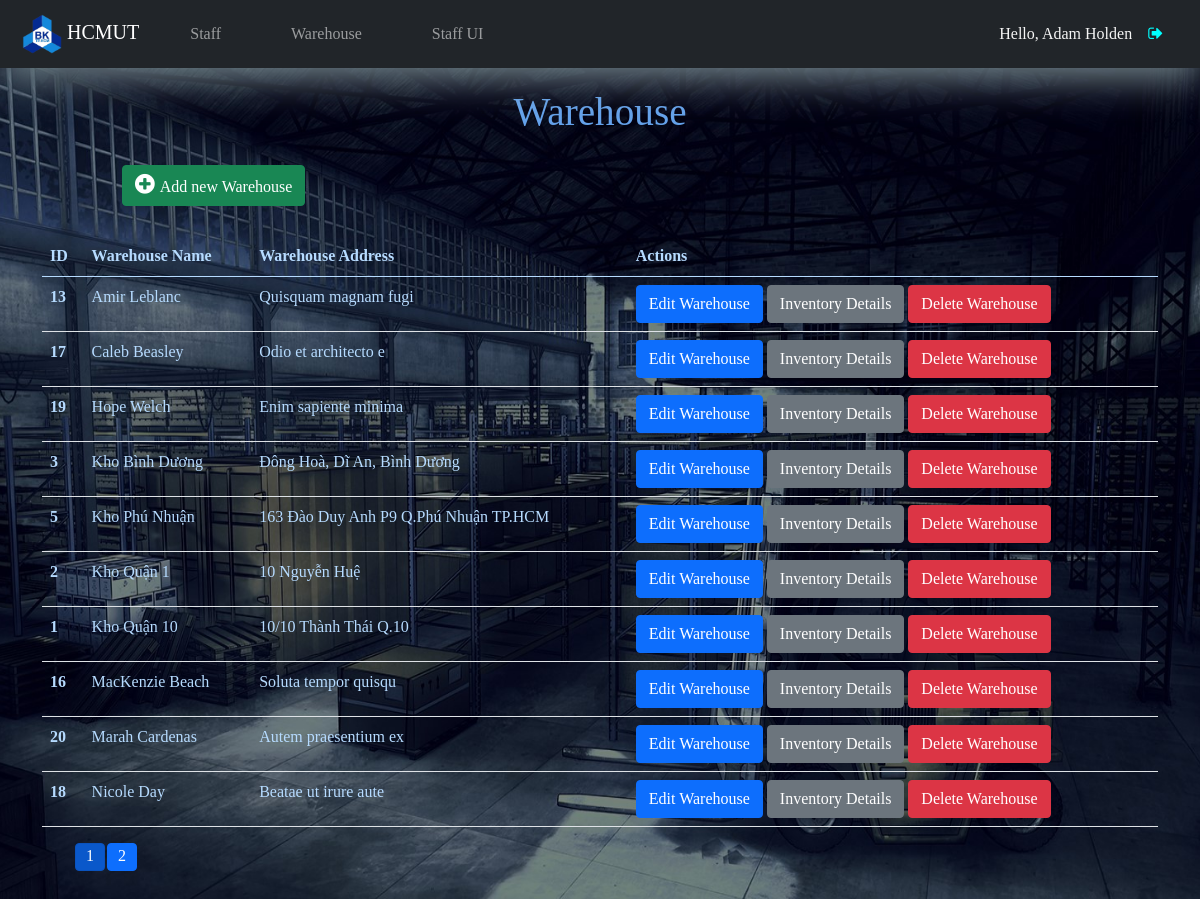
/admin/warehouse.php (signed in), run on the app's committed database.
### tables this page shows
CREATE TABLE `staff` (
  `id` int(10) UNSIGNED NOT NULL,
  `roleID` int(11) NOT NULL,
  `name` varchar(150) NOT NULL,
  `address` varchar(255) NOT NULL,
  `phone_number` varchar(20) NOT NULL,
  `email` varchar(255) NOT NULL,
  `username` varchar(100) NOT NULL,
  `password` varchar(255) NOT NULL
);

CREATE TABLE `warehouse` (
  `id` int(10) UNSIGNED NOT NULL,
  `name` varchar(150) NOT NULL,
  `address` varchar(255) NOT NULL
);

### admin/warehouse.php (the view, shortened to what this page needs)
<?php include('partials/menu.php'); ?>
<body>
    <div class="container-fluid">
            <h3 class='text-center' style="color: #65a2eb;">Warehouse</h3>
            <button class="btn btn-success" style="margin-left: 110px; margin-bottom: 20px;"><a href="<?php echo SITE_URL; ?>add-warehouse.php" class="text-decoration-none text-white"><i class="fa fa-plus-circle" style="font-size: 23px; padding-right: 5px;"></i>Add new Warehouse</a></button>
    </div>
    <div class="container-xl" style="margin-top: 10px; margin-bottom: 50px;">
            <div class='table-responsive-xl'>
                <table class="table" style="color: #b6dbff;">
                    <thead>
                        <tr>
                            <th scope="col">ID</th>
                            <th scope="col">Warehouse Name</th>
                            <th scope="col">Warehouse Address</th>
                            <th scope="col">Actions</th>
                        </tr>
                    </thead>
                    <tbody>
                        <?php
                            $sql = "SELECT * from warehouse ORDER BY name";
                            $res = mysqli_query($conn, $sql);
                            $count = mysqli_num_rows($res);
                            if($count > 0)
                            {
                                while($row = mysqli_fetch_assoc($res))
                                {
                                    $warehouse_id = $row['id'];
                                    $warehouse_name = $row['name'];
                                    $warehouse_address = $row['address'];
                                    ?>
                                    <tr class="res d-none">
                                        <th scope="row"><?php echo $warehouse_id; ?></th>
                                        <td><?php echo $warehouse_name; ?></td>
                                        <td><?php echo $warehouse_address; ?></td>
                                        <td>
                                            <a href="<?php echo SITE_URL; ?>edit-warehouse.php?id=<?php echo $warehouse_id; ?>" class="btn btn-primary" type="button">Edit Warehouse</a>
                                            <a href="<?php echo SITE_URL; ?>show-warehouse.php?id=<?php echo $warehouse_id; ?>" class="btn btn-secondary" type="button">Inventory Details</a>
                                            <a href="<?php echo SITE_URL; ?>delete-warehouse.php?id=<?php echo $warehouse_id; ?>" class="btn btn-danger" type="button">Delete Warehouse</a>
                                        </td>
                                    </tr>
                                    <?php
                                }
                            }
                            else
                            {
                                echo "No Warehouse Available";
                            }
                        ?>
                    </tbody>
                </table>
                <ul id="PageFragment">
                        <?php
                        if(ceil($count / 10) >= 2)
                        {
                            echo "<li class='btn btn-primary active' onclick='changePage(1)'>1</li>";
                        for($i = 2; $i <= ceil($count / 10) && $i <= 6;$i++){
                            echo "<li class='btn btn-primary' onclick='changePage(".$i.")'>".$i."</li>";
                        }
                        }
                        ?>
                </ul>
            </div>
    </div>
</body>
<?php include('partials/footer.php'); ?>

### admin/partials/menu.php (shortened to what this page needs)
<?php include('../config/constants.php'); ?>
<?php
    if(!isset($_SESSION['userID']) || !isset($_SESSION['roleID']))
    {
        $_SESSION['login'] = "<div class='text-danger'>Please login!</div>";
        header('location:'.SITE_URL.'login.php');
    }
    else
    {
        $userID = $_SESSION['userID'];
        $sql = "SELECT * from staff WHERE id = $userID";
        $res = mysqli_query($conn, $sql);
        if(mysqli_num_rows($res) == 1)
        {
            $row = mysqli_fetch_assoc($res);
            $name = $row['name'];
        }
        else
        {
            header('location:'.SITE_URL.'logout.php');
        }
    }
?>
<!DOCTYPE html>
<html lang="en">
<head>
    <link rel="stylesheet" href="https://cdnjs.cloudflare.com/ajax/libs/font-awesome/4.7.0/css/font-awesome.min.css">
    <link href="https://cdn.jsdelivr.net/npm/bootstrap@5.0.2/dist/css/bootstrap.min.css" rel="stylesheet">
    <link rel="stylesheet" href="../public/css/style.css">
</head>
<body>
    <nav class="navbar navbar-expand-lg navbar-dark bg-dark nav">
        <div class="container-fluid">
            <a class="navbar-brand" href="../admin/hcmut.php">
                <img src="../public/image/bk.png" alt="logo_BK" width="40" height="40" style="margin-left: 10px;">
                HCMUT</a>
            <div class="collapse navbar-collapse" id="navbarSupportedContent">
                <ul class="navbar-nav me-auto mb-2 mb-lg-0">
                <li class="nav-item">
                    <a class="nav-link" aria-current="page" href="<?php echo SITE_URL; ?>staff.php">Staff</a>
                </li>
                <li class="nav-item">
                    <a class="nav-link" href="<?php echo SITE_URL; ?>warehouse.php">Warehouse</a>
                </li>
                <li class="nav-item">
                    <a class="nav-link" href="<?php echo SITE_URL; ?>../home.php">Staff UI</a>
                </li>
            </ul>
            <li class="dropdown" style="float: right">
                    <a class="nav-link" style="color: whitesmoke; cursor: crosshair;" id="navbarDropdown" role="button" data-bs-toggle="dropdown" aria-expanded="false">
                    Hello, <?php echo $name; ?>
                    </a>
                </li>
                <a href="<?php echo SITE_URL; ?>../logout.php"><i class="fa fa-sign-out" style="color: cyan; margin-right: 25px;" aria-hidden="true"></i></a>
            </div>
        </div>
    </nav>

### public/css/style.css (style rules this page uses)
body { justify-content: center; align-items: center; font-family: "Baloo Tammudu 2"; }
.nav { position: relative; box-shadow: 0 10px 40px rgba(150, 174, 178, 0.8); }
.nav-item { color: #83818c; padding: 6px 20px; text-decoration: none; transition: 0.3s; margin: 0 7px; z-index: 1; position: relative; }
.nav-item:before { content: ''; position: absolute; bottom: -7px; left: 0px; width: 100%; height: 5px; background-color: #9bd4ee; border-radius: 8px 8px 0 0; opacity: 0; transition: 0.3s; }
.h3, h3 { margin-top: 20px; margin-bottom: 30px; font-size: calc(2rem + .6vw); }
#PageFragment li { padding: 0; width: 30px; height: 28px; margin: 0 1px; }

### admin/warehouse.php (style rules this page uses)
body { background-image: url('../public/image/warehouse.jpg'); background-position: center; background-repeat: no-repeat; background-size: cover; background-attachment: fixed; }

### data on the page
staff: name "Adam Holden"
warehouse: id "13", name "Amir Leblanc", address "Quisquam magnam fugi"
warehouse: id "17", name "Caleb Beasley", address "Odio et architecto e"
warehouse: id "19", name "Hope Welch", address "Enim sapiente minima"
warehouse: id "3", name "Kho Bình Dương", address "Đông Hoà, Dĩ An, Bình Dương"
warehouse: id "5", name "Kho Phú Nhuận", address "163 Đào Duy Anh P9 Q.Phú Nhuận TP.HCM"
warehouse: id "2", name "Kho Quận 1", address "10 Nguyễn Huệ"
warehouse: id "1", name "Kho Quận 10", address "10/10 Thành Thái Q.10"
warehouse: id "16", name "MacKenzie Beach", address "Soluta tempor quisqu"
warehouse: id "20", name "Marah Cardenas", address "Autem praesentium ex"
warehouse: id "18", name "Nicole Day", address "Beatae ut irure aute"
